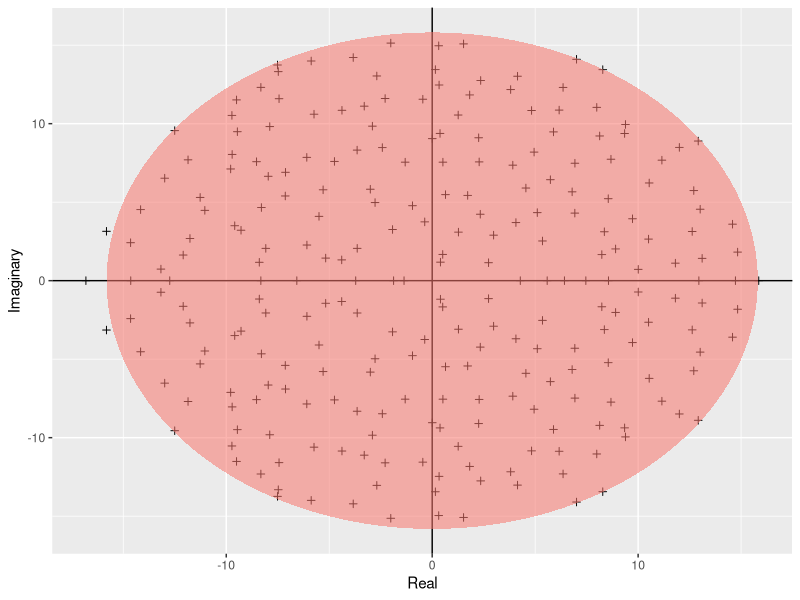

Generate this figure with R:
require(ggplot2)

# function that returns an ellipse
build_ellipse <- function(hradius, vradius){
  npoints = 250
  a <- seq(0, 2 * pi, length = npoints + 1)
  x <- hradius * cos(a)
  y <- vradius * sin(a)  
  return(data.frame(x = x, y = y))
}

# Size of the matrix
N <- 250
# Build the matrix
M <- matrix(rnorm(N * N), N, N)
# Find the eigenvalues
eigvals <- eigen(M)$values
# Build a dataframe
eigDF <- data.frame("Real" = Re(eigvals),
                    "Imaginary" = Im(eigvals))

# The radius of the circle is sqrt(N)
my_radius <- sqrt(N)
# Ellipse dataframe
ellDF <- build_ellipse(my_radius, my_radius)
# rename the columns
names(ellDF) <- c("Real", "Imaginary")

# Now the plotting:
# plot the eigenvalues
p <- ggplot(eigDF, aes(x = Real, y = Imaginary))
p <- p +
  geom_point(shape = I(3)) +
  theme(legend.position = "none")

# now add the vertical and horizontal line
p <- p + geom_hline(aes(yintercept = 0))
p <- p + geom_vline(aes(xintercept = 0))

# finally, add the ellipse
p <- p + geom_polygon(data = ellDF,
                      aes(x = Real,
                          y = Imaginary,
                          alpha = 1/20,
                          fill = "red"))
pdf("../Results/Girko.pdf")
print(p)
dev.off()

